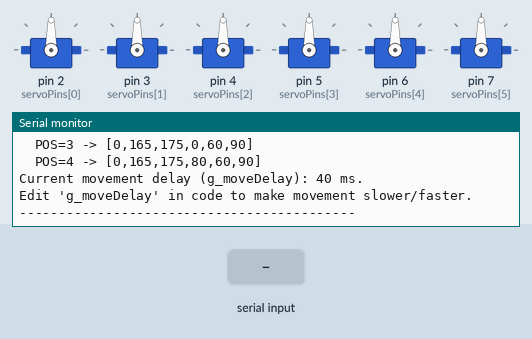
Recording of a sketch running on a simulated Arduino Uno, built with avr-gcc and run on an emulated ATmega328P. Shown: 6 × servo, the last lines printed to the serial monitor. Inputs (shaded band) come from the test bench.

Above: at 1.5 s.
1.6 s: "POS=\n" received over Serial
At 2.8 s:
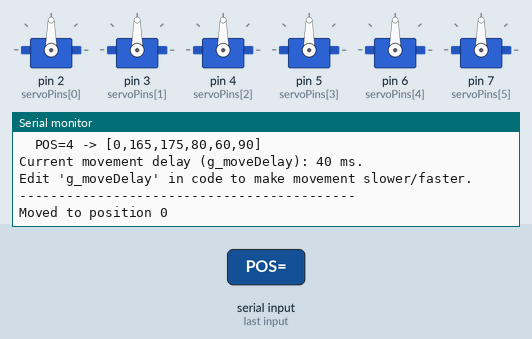
3.1 s: "90,45\n" received over Serial
At 4.2 s:
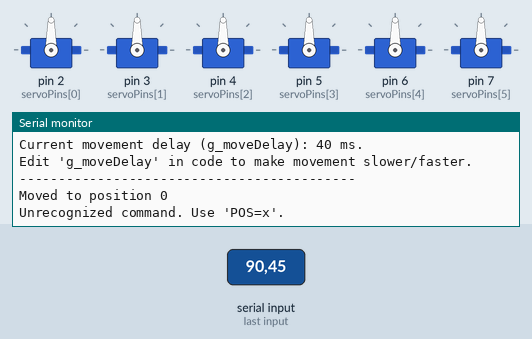
Timing chart, 0 to 6.1 s (numbered marks = the images above; inputs shaded):
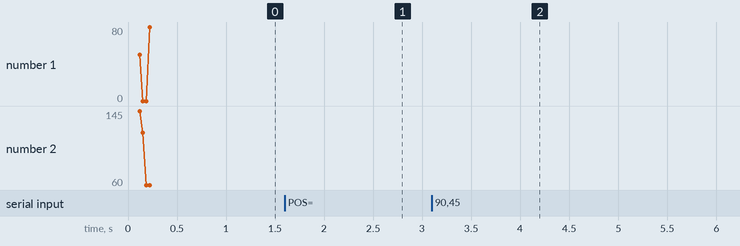

Measured:
- after the input at 1.6 s, the serial monitor: prints a new line at once (image 1)
- after the input at 3.1 s, the serial monitor: prints a new line at once (image 2)

The sketch:

SixMotorDemoV3.ino
```cpp
#include <Servo.h>

/**
 * V3: Predefined Positions via Serial Monitor
 *
 * Usage:
 *   - Type "POS=0" -> Move all servos to 90 degrees.
 *   - Type "POS=1" -> Move servos to [0, 165, 175, 50, 145, 90].
 *   - Type "POS=2" -> Move servos to [0, 165, 175, 0, 120, 90].
 *   - Type "POS=3" -> Move servos to [0, 165, 175, 0, 60, 90].
 *   - Type "POS=4" -> Move servos to [0, 165, 175, 80, 60, 90].
 *
 * A global variable g_moveDelay controls how slow or fast the arm moves.
 * You can adjust it in code (default 40 ms).
 *
 * The code increments or decrements each servo from its current angle
 * to the target angle, one degree at a time.
 *
 * Set the Serial Monitor to 9600 baud and send commands with Newline.
 */

// ----------------- Configuration -----------------
static const int NUM_SERVOS = 6;
static const int servoPins[NUM_SERVOS] = {2, 3, 4, 5, 6, 7};

// Predefined positions
// (index 0 is all servos at 90, etc.)
// Each row has angles for S0..S5.
int positions[5][NUM_SERVOS] = {
  // POS 0: all 90
  {90, 90, 90, 90, 90, 90},
  // POS 1: S0=0, S1=165, S2=175, S3=50, S4=145, S5=90
  {0, 165, 175, 50, 145, 90},
  // POS 2: S0=0, S1=165, S2=175, S3=0, S4=120, S5=90
  {0, 165, 175, 0, 120, 90},
  // POS 3: S0=0, S1=165, S2=175, S3=0, S4=60, S5=90
  {0, 165, 175, 0, 60, 90},
  // POS 4: S0=0, S1=165, S2=175, S3=80, S4=60, S5=90
  {0, 165, 175, 80, 60, 90}
};

// Global delay between increments (ms)
// You can edit this value to make movement slower or faster.
int g_moveDelay = 40;  // 40 ms is fairly slow.

// Buffer for incoming serial commands
#define CMD_BUFFER_SIZE 32
char cmdBuffer[CMD_BUFFER_SIZE];
byte cmdIndex = 0;

Servo servos[NUM_SERVOS];

void setup() {
  Serial.begin(9600);

  // Attach servos and set them all to 90 at startup
  for (int i = 0; i < NUM_SERVOS; i++) {
    servos[i].attach(servoPins[i]);
    servos[i].write(90);
  }

  Serial.println("=== Robotic Arm Control (V3) ===");
  Serial.println("Type 'POS=x' to move to a predefined position:");
  Serial.println("  POS=0 -> all servos 90 deg");
  Serial.println("  POS=1 -> [0,165,175,50,145,90]");
  Serial.println("  POS=2 -> [0,165,175,0,120,90]");
  Serial.println("  POS=3 -> [0,165,175,0,60,90]");
  Serial.println("  POS=4 -> [0,165,175,80,60,90]");
  Serial.println("Current movement delay (g_moveDelay): 40 ms.");
  Serial.println("Edit 'g_moveDelay' in code to make movement slower/faster.");
  Serial.println("-------------------------------------------");
}

void loop() {
  // Continuously read serial data and parse commands
  while (Serial.available() > 0) {
    char incomingByte = Serial.read();

    // If we get a newline, parse the command
    if (incomingByte == '\n') {
      cmdBuffer[cmdIndex] = '\0'; // null-terminate the string
      parseCommand(cmdBuffer);
      cmdIndex = 0; // reset buffer
    } else {
      // Add incoming character to buffer if there's space
      if (cmdIndex < CMD_BUFFER_SIZE - 1) {
        cmdBuffer[cmdIndex++] = incomingByte;
      }
    }
  }
}

// ----------------- Parse and Act on Commands --------------------
void parseCommand(char* command) {
  // Look for "POS="
  if (strncmp(command, "POS=", 4) == 0) {
    // parse the number after "POS="
    int posIndex = atoi(command + 4);

    // Ensure it's in range [0..4]
    if (posIndex < 0 || posIndex > 4) {
      Serial.println("Invalid position index! Use 0..4.");
      return;
    }

    // Move to that position
    moveToPosition(posIndex);
    return;
  }

  // If we got here, the command isn't recognized.
  if (strlen(command) > 0) {
    Serial.println("Unrecognized command. Use 'POS=x'.");
  }
}

void moveToPosition(int posIndex) {
  // For each servo, increment/decrement to the target angle

  // 1) Read current angles
  int currentAngles[NUM_SERVOS];
  for (int i = 0; i < NUM_SERVOS; i++) {
    currentAngles[i] = servos[i].read();
  }

  // 2) We loop until all servos are at their target
  bool allAtTarget = false;
  while (!allAtTarget) {
    allAtTarget = true;

    // Increment/decrement each servo by 1 degree if needed
    for (int i = 0; i < NUM_SERVOS; i++) {
      int targetAngle = positions[posIndex][i];
      if (currentAngles[i] < targetAngle) {
        currentAngles[i]++;
        allAtTarget = false;
        servos[i].write(currentAngles[i]);
      } else if (currentAngles[i] > targetAngle) {
        currentAngles[i]--;
        allAtTarget = false;
        servos[i].write(currentAngles[i]);
      }
    }

    // Only delay once per iteration for smoother motion
    if (!allAtTarget) {
      delay(g_moveDelay);
    }
  }

  Serial.print("Moved to position ");
  Serial.println(posIndex);
}
```
